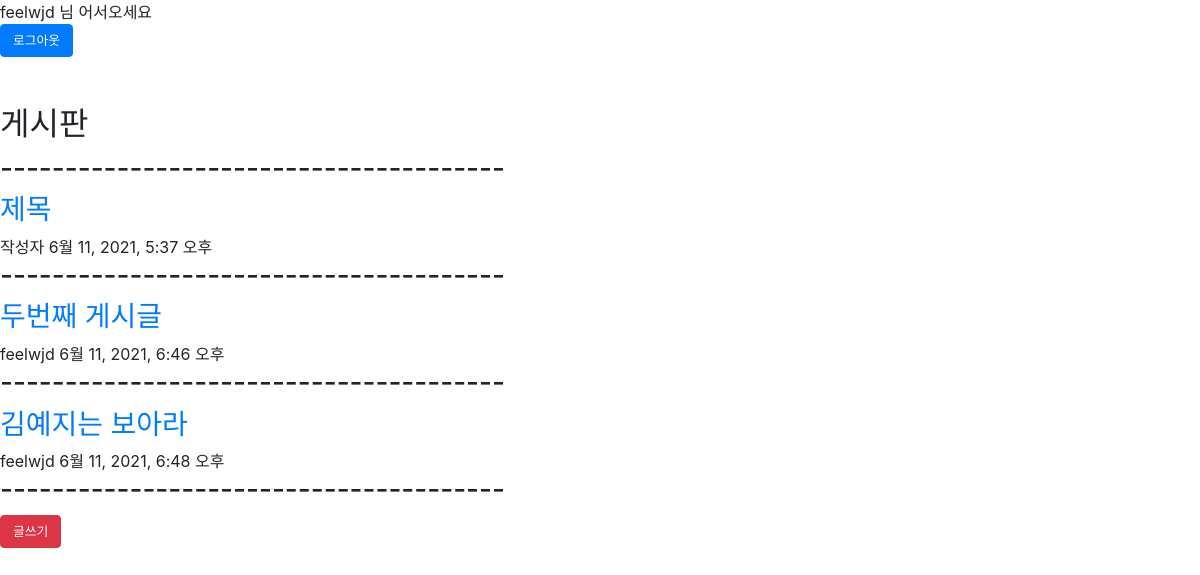
The app's page / (signed in), older data.
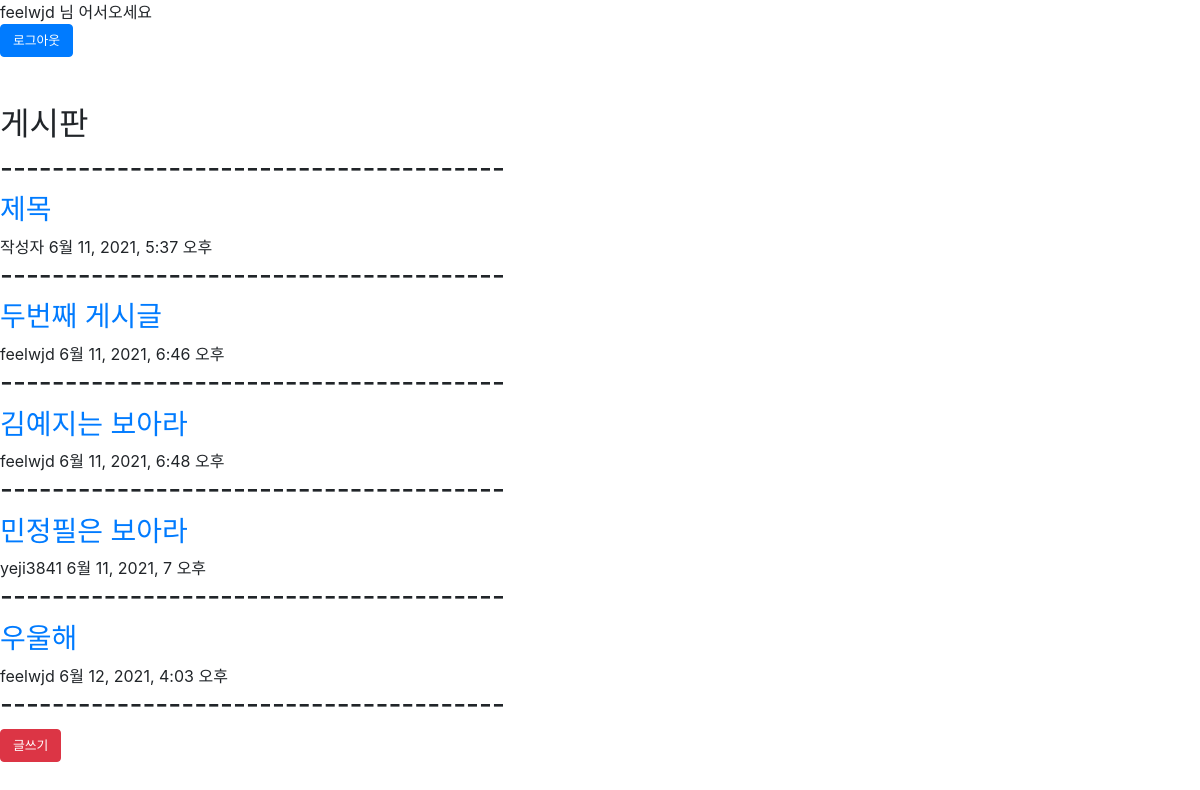
The same page, newer data.
### app/models.py (models this page shows, shortened)
class Blog(models.Model):
    title = models.CharField(max_length=30)
    writer = models.CharField(max_length=20)
    date = models.DateTimeField(auto_now_add=True)
    body = models.TextField()

### app/views.py (the view)
# urls.py: path('',views.index,name='index'),
@login_required(login_url="/signin")
def index(request):
    auser = request.user
    anid = auser.username
    blog = Blog.objects
    return render(request,'index.html',{'id':anid,'blog':blog})

### app/templates/index.html (shortened to what this page needs)
{% load static %}
{{id}} 님 어서오세요
<link rel="stylesheet" href="https://stackpath.bootstrapcdn.com/bootstrap/4.5.0/css/bootstrap.min.css">
<div class="btn btn-primary">
    <a href="{% url 'logout' %}" class=" text-white"><small>로그아웃</small></a>
</div>
<h2>게시판</h2>
<h3>---------------------------------------</h3>
{%for i in blog.all%}
    <h3><a href="/detail/{{i.id}}">{{i.title}}</a></h3>
    {{i.writer}} {{i.date}}
    <br><h3>---------------------------------------</h3>
{%endfor%}
<div class="btn btn-danger">
    <a href="{% url 'newr'%}" class=" text-white"><small>글쓰기</small></a>
</div>

Row changes from the older to the newer data that the page shows:
added Blog: title "민정필은 보아라", writer "yeji3841", date "6월 11, 2021, 7 오후"
added Blog: title "우울해", writer "feelwjd", date "6월 12, 2021, 4:03 오후"
